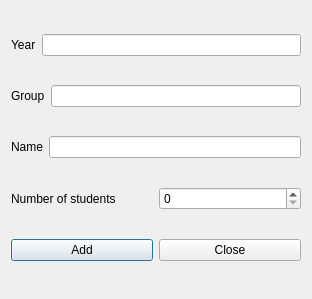
<?xml version="1.0" encoding="UTF-8"?>
<ui version="4.0">
 <class>AddStudentsSubgroupForm_template</class>
 <widget class="QDialog" name="AddStudentsSubgroupForm_template">
  <property name="geometry">
   <rect>
    <x>0</x>
    <y>0</y>
    <width>312</width>
    <height>299</height>
   </rect>
  </property>
  <property name="windowTitle">
   <string extracomment="The title of the dialog to add a students subgroup">Add students subgroup</string>
  </property>
  <layout class="QGridLayout" name="gridLayout">
   <item row="0" column="0">
    <layout class="QHBoxLayout" name="horizontalLayout">
     <item>
      <widget class="QLabel" name="yearTextLabel">
       <property name="text">
        <string>Year</string>
       </property>
       <property name="wordWrap">
        <bool>false</bool>
       </property>
      </widget>
     </item>
     <item>
      <widget class="QLineEdit" name="yearNameLineEdit">
       <property name="readOnly">
        <bool>true</bool>
       </property>
      </widget>
     </item>
    </layout>
   </item>
   <item row="1" column="0">
    <layout class="QHBoxLayout" name="horizontalLayout_2">
     <item>
      <widget class="QLabel" name="groupTextLabel">
       <property name="text">
        <string>Group</string>
       </property>
       <property name="wordWrap">
        <bool>false</bool>
       </property>
      </widget>
     </item>
     <item>
      <widget class="QLineEdit" name="groupNameLineEdit">
       <property name="readOnly">
        <bool>true</bool>
       </property>
      </widget>
     </item>
    </layout>
   </item>
   <item row="2" column="0">
    <layout class="QHBoxLayout" name="horizontalLayout_3">
     <item>
      <widget class="QLabel" name="nameTextLabel">
       <property name="text">
        <string>Name</string>
       </property>
       <property name="wordWrap">
        <bool>false</bool>
       </property>
      </widget>
     </item>
     <item>
      <widget class="QLineEdit" name="nameLineEdit"/>
     </item>
    </layout>
   </item>
   <item row="3" column="0">
    <layout class="QHBoxLayout" name="horizontalLayout_4">
     <item>
      <widget class="QLabel" name="numberTextLabel">
       <property name="text">
        <string>Number of students</string>
       </property>
       <property name="wordWrap">
        <bool>false</bool>
       </property>
      </widget>
     </item>
     <item>
      <widget class="QSpinBox" name="numberSpinBox">
       <property name="minimum">
        <number>0</number>
       </property>
       <property name="maximum">
        <number>1000</number>
       </property>
       <property name="value">
        <number>0</number>
       </property>
      </widget>
     </item>
    </layout>
   </item>
   <item row="4" column="0">
    <layout class="QHBoxLayout" name="horizontalLayout_5">
     <item>
      <widget class="QPushButton" name="addStudentsYearPushButton">
       <property name="text">
        <string>Add</string>
       </property>
      </widget>
     </item>
     <item>
      <widget class="QPushButton" name="closePushButton">
       <property name="text">
        <string>Close</string>
       </property>
      </widget>
     </item>
    </layout>
   </item>
  </layout>
 </widget>
 <layoutdefault spacing="6" margin="11"/>
 <tabstops>
  <tabstop>yearNameLineEdit</tabstop>
  <tabstop>groupNameLineEdit</tabstop>
  <tabstop>nameLineEdit</tabstop>
  <tabstop>numberSpinBox</tabstop>
  <tabstop>addStudentsYearPushButton</tabstop>
  <tabstop>closePushButton</tabstop>
 </tabstops>
 <resources/>
 <connections/>
</ui>
